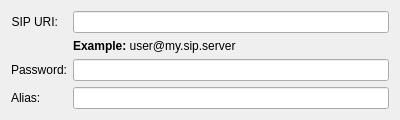
<?xml version="1.0" encoding="UTF-8"?>
<ui version="4.0">
 <class>RakiaMainOptionsWidget</class>
 <widget class="QWidget" name="RakiaMainOptionsWidget">
  <property name="geometry">
   <rect>
    <x>0</x>
    <y>0</y>
    <width>400</width>
    <height>106</height>
   </rect>
  </property>
  <property name="windowTitle">
   <string>Account Preferences</string>
  </property>
  <layout class="QVBoxLayout" name="verticalLayout_2">
   <item>
    <layout class="QFormLayout" name="formLayout">
     <item row="0" column="1">
      <widget class="KLineEdit" name="accountLineEdit"/>
     </item>
     <item row="2" column="1">
      <widget class="KLineEdit" name="passwordLineEdit">
       <property name="echoMode">
        <enum>QLineEdit::Password</enum>
       </property>
       <property name="passwordMode">
        <bool>true</bool>
       </property>
      </widget>
     </item>
     <item row="0" column="0">
      <widget class="QLabel" name="accountLabel">
       <property name="text">
        <string>SIP URI:</string>
       </property>
       <property name="alignment">
        <set>Qt::AlignRight|Qt::AlignTrailing|Qt::AlignVCenter</set>
       </property>
      </widget>
     </item>
     <item row="2" column="0">
      <widget class="QLabel" name="passwordLabel">
       <property name="text">
        <string>Password:</string>
       </property>
       <property name="alignment">
        <set>Qt::AlignRight|Qt::AlignTrailing|Qt::AlignVCenter</set>
       </property>
      </widget>
     </item>
     <item row="3" column="0">
      <widget class="QLabel" name="aliasLabel">
       <property name="text">
        <string>Alias:</string>
       </property>
      </widget>
     </item>
     <item row="3" column="1">
      <widget class="KLineEdit" name="aliasLineEdit">
       <property name="toolTip">
        <string>This Alias is being used for SIMPLE, a instant messaging extension for SIP. If left blank, your SIP URI will be shown to the reciever instead of your Alias.</string>
       </property>
      </widget>
     </item>
     <item row="1" column="1">
      <widget class="QLabel" name="label">
       <property name="lineWidth">
        <number>0</number>
       </property>
       <property name="text">
        <string>&lt;b&gt;Example:&lt;/b&gt; user@my.sip.server</string>
       </property>
      </widget>
     </item>
    </layout>
   </item>
  </layout>
 </widget>
 <customwidgets>
  <customwidget>
   <class>KLineEdit</class>
   <extends>QLineEdit</extends>
   <header>klineedit.h</header>
  </customwidget>
 </customwidgets>
 <resources/>
 <connections/>
</ui>
